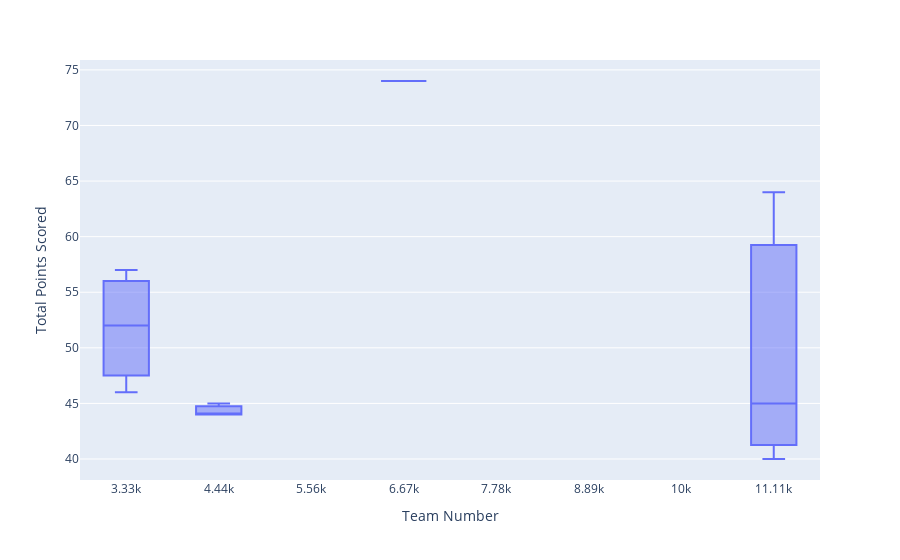

The notebook cell this image was saved under:
### Code cell
fig = px.box(new_df, x="Team Number", y= "Total Points Scored")
fig.show()

### Figure 1 — Plotly figure (JSON) as saved in the notebook; plotly's stock layout.template omitted (floating-point values rounded to 4 significant figures)
{"data": [{"alignmentgroup": "True", "hovertemplate": "Team Number=%{x}<br>Total Points Scored=%{y}<extra></extra>", "legendgroup": "", "marker": {"color": "#636efa"}, "name": "", "notched": false, "offsetgroup": "", "orientation": "v", "showlegend": false, "type": "box", "x": [3333, 6666, 11111, 4444, 11111, 3333, 4444, 3333, 11111, 3333, 4444], "x0": " ", "xaxis": "x", "y": [49, 74, 40, 44, 45, 57, 44, 55, 64, 46, 45], "y0": " ", "yaxis": "y"}], "layout": {"boxmode": "group", "legend": {"tracegroupgap": 0}, "margin": {"t": 60}, "xaxis": {"anchor": "y", "domain": [0, 1], "title": {"text": "Team Number"}}, "yaxis": {"anchor": "x", "domain": [0, 1], "title": {"text": "Total Points Scored"}}}}
